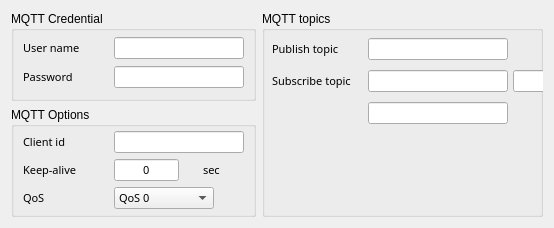
            <widget class="QWidget" name="mqtt_tab">
             <attribute name="title">
              <string>MQTT options</string>
             </attribute>
             <layout class="QGridLayout" name="gridLayout_5">
              <item row="0" column="0">
               <widget class="QGroupBox" name="groupBox_3">
                <property name="minimumSize">
                 <size>
                  <width>240</width>
                  <height>90</height>
                 </size>
                </property>
                <property name="maximumSize">
                 <size>
                  <width>250</width>
                  <height>90</height>
                 </size>
                </property>
                <property name="title">
                 <string>MQTT Credential</string>
                </property>
                <layout class="QGridLayout" name="gridLayout_51">
                 <property name="topMargin">
                  <number>2</number>
                 </property>
                 <property name="bottomMargin">
                  <number>6</number>
                 </property>
                 <property name="verticalSpacing">
                  <number>3</number>
                 </property>
                 <item row="0" column="0">
                  <widget class="QLabel" name="label_mqtt_username">
                   <property name="minimumSize">
                    <size>
                     <width>85</width>
                     <height>0</height>
                    </size>
                   </property>
                   <property name="maximumSize">
                    <size>
                     <width>85</width>
                     <height>16777215</height>
                    </size>
                   </property>
                   <property name="font">
                    <font>
                     <family>맑은 고딕</family>
                     <pointsize>8</pointsize>
                    </font>
                   </property>
                   <property name="text">
                    <string>User name</string>
                   </property>
                  </widget>
                 </item>
                 <item row="0" column="1">
                  <widget class="QLineEdit" name="lineedit_mqtt_username">
                   <property name="minimumSize">
                    <size>
                     <width>130</width>
                     <height>22</height>
                    </size>
                   </property>
                   <property name="maximumSize">
                    <size>
                     <width>150</width>
                     <height>22</height>
                    </size>
                   </property>
                   <property name="font">
                    <font>
                     <family>맑은 고딕</family>
                     <pointsize>8</pointsize>
                    </font>
                   </property>
                   <property name="toolTip">
                    <string/>
                   </property>
                   <property name="text">
                    <string/>
                   </property>
                   <property name="maxLength">
                    <number>128</number>
                   </property>
                   <property name="frame">
                    <bool>true</bool>
                   </property>
                   <property name="alignment">
                    <set>Qt::AlignCenter</set>
                   </property>
                  </widget>
                 </item>
                 <item row="1" column="0">
                  <widget class="QLabel" name="label_mqtt_password">
                   <property name="minimumSize">
                    <size>
                     <width>85</width>
                     <height>0</height>
                    </size>
                   </property>
                   <property name="maximumSize">
                    <size>
                     <width>85</width>
                     <height>16777215</height>
                    </size>
                   </property>
                   <property name="font">
                    <font>
                     <family>맑은 고딕</family>
                     <pointsize>8</pointsize>
                    </font>
                   </property>
                   <property name="text">
                    <string>Password</string>
                   </property>
                  </widget>
                 </item>
                 <item row="1" column="1">
                  <widget class="QLineEdit" name="lineedit_mqtt_password">
                   <property name="minimumSize">
                    <size>
                     <width>130</width>
                     <height>22</height>
                    </size>
                   </property>
                   <property name="maximumSize">
                    <size>
                     <width>150</width>
                     <height>22</height>
                    </size>
                   </property>
                   <property name="font">
                    <font>
                     <family>맑은 고딕</family>
                     <pointsize>8</pointsize>
                    </font>
                   </property>
                   <property name="toolTip">
                    <string/>
                   </property>
                   <property name="text">
                    <string/>
                   </property>
                   <property name="maxLength">
                    <number>128</number>
                   </property>
                   <property name="frame">
                    <bool>true</bool>
                   </property>
                   <property name="alignment">
                    <set>Qt::AlignCenter</set>
                   </property>
                  </widget>
                 </item>
                </layout>
               </widget>
              </item>
              <item row="0" column="1" rowspan="2">
               <widget class="QGroupBox" name="groupBox_5">
                <property name="minimumSize">
                 <size>
                  <width>281</width>
                  <height>150</height>
                 </size>
                </property>
                <property name="maximumSize">
                 <size>
                  <width>400</width>
                  <height>300</height>
                 </size>
                </property>
                <property name="title">
                 <string>MQTT topics</string>
                </property>
                <widget class="QLabel" name="localip_label_4">
                 <property name="geometry">
                  <rect>
                   <x>10</x>
                   <y>27</y>
                   <width>90</width>
                   <height>22</height>
                  </rect>
                 </property>
                 <property name="minimumSize">
                  <size>
                   <width>90</width>
                   <height>22</height>
                  </size>
                 </property>
                 <property name="maximumSize">
                  <size>
                   <width>90</width>
                   <height>22</height>
                  </size>
                 </property>
                 <property name="font">
                  <font>
                   <family>맑은 고딕</family>
                   <pointsize>8</pointsize>
                  </font>
                 </property>
                 <property name="text">
                  <string>Publish topic</string>
                 </property>
                </widget>
                <widget class="QLineEdit" name="lineedit_mqtt_pubtopic">
                 <property name="geometry">
                  <rect>
                   <x>106</x>
                   <y>27</y>
                   <width>140</width>
                   <height>22</height>
                  </rect>
                 </property>
                 <property name="minimumSize">
                  <size>
                   <width>140</width>
                   <height>22</height>
                  </size>
                 </property>
                 <property name="maximumSize">
                  <size>
                   <width>160</width>
                   <height>22</height>
                  </size>
                 </property>
                 <property name="font">
                  <font>
                   <family>맑은 고딕</family>
                   <pointsize>8</pointsize>
                  </font>
                 </property>
                 <property name="toolTip">
                  <string/>
                 </property>
                 <property name="text">
                  <string/>
                 </property>
                 <property name="maxLength">
                  <number>128</number>
                 </property>
                 <property name="frame">
                  <bool>true</bool>
                 </property>
                 <property name="alignment">
                  <set>Qt::AlignCenter</set>
                 </property>
                 <property name="placeholderText">
                  <string/>
                 </property>
                </widget>
                <widget class="QLabel" name="localip_label_5">
                 <property name="geometry">
                  <rect>
                   <x>10</x>
                   <y>59</y>
                   <width>90</width>
                   <height>22</height>
                  </rect>
                 </property>
                 <property name="minimumSize">
                  <size>
                   <width>90</width>
                   <height>22</height>
                  </size>
                 </property>
                 <property name="maximumSize">
                  <size>
                   <width>90</width>
                   <height>22</height>
                  </size>
                 </property>
                 <property name="font">
                  <font>
                   <family>맑은 고딕</family>
                   <pointsize>8</pointsize>
                  </font>
                 </property>
                 <property name="text">
                  <string>Subscribe topic</string>
                 </property>
                </widget>
                <widget class="QLineEdit" name="lineedit_mqtt_subtopic_0">
                 <property name="geometry">
                  <rect>
                   <x>106</x>
                   <y>59</y>
                   <width>140</width>
                   <height>22</height>
                  </rect>
                 </property>
                 <property name="minimumSize">
                  <size>
                   <width>140</width>
                   <height>22</height>
                  </size>
                 </property>
                 <property name="maximumSize">
                  <size>
                   <width>160</width>
                   <height>22</height>
                  </size>
                 </property>
                 <property name="font">
                  <font>
                   <family>맑은 고딕</family>
                   <pointsize>8</pointsize>
                  </font>
                 </property>
                 <property name="toolTip">
                  <string/>
                 </property>
                 <property name="text">
                  <string/>
                 </property>
                 <property name="maxLength">
                  <number>128</number>
                 </property>
                 <property name="frame">
                  <bool>true</bool>
                 </property>
                 <property name="alignment">
                  <set>Qt::AlignCenter</set>
                 </property>
                 <property name="placeholderText">
                  <string/>
                 </property>
                </widget>
                <widget class="QLineEdit" name="lineedit_mqtt_subtopic_1">
                 <property name="geometry">
                  <rect>
                   <x>251</x>
                   <y>59</y>
                   <width>140</width>
                   <height>22</height>
                  </rect>
                 </property>
                 <property name="minimumSize">
                  <size>
                   <width>140</width>
                   <height>22</height>
                  </size>
                 </property>
                 <property name="maximumSize">
                  <size>
                   <width>160</width>
                   <height>22</height>
                  </size>
                 </property>
                 <property name="font">
                  <font>
                   <family>맑은 고딕</family>
                   <pointsize>8</pointsize>
                  </font>
                 </property>
                 <property name="toolTip">
                  <string/>
                 </property>
                 <property name="text">
                  <string/>
                 </property>
                 <property name="maxLength">
                  <number>128</number>
                 </property>
                 <property name="frame">
                  <bool>true</bool>
                 </property>
                 <property name="alignment">
                  <set>Qt::AlignCenter</set>
                 </property>
                 <property name="placeholderText">
                  <string/>
                 </property>
                </widget>
                <widget class="QLineEdit" name="lineedit_mqtt_subtopic_2">
                 <property name="geometry">
                  <rect>
                   <x>106</x>
                   <y>91</y>
                   <width>140</width>
                   <height>22</height>
                  </rect>
                 </property>
                 <property name="minimumSize">
                  <size>
                   <width>140</width>
                   <height>22</height>
                  </size>
                 </property>
                 <property name="maximumSize">
                  <size>
                   <width>160</width>
                   <height>22</height>
                  </size>
                 </property>
                 <property name="font">
                  <font>
                   <family>맑은 고딕</family>
                   <pointsize>8</pointsize>
                  </font>
                 </property>
                 <property name="toolTip">
                  <string/>
                 </property>
                 <property name="text">
                  <string/>
                 </property>
                 <property name="maxLength">
                  <number>128</number>
                 </property>
                 <property name="frame">
                  <bool>true</bool>
                 </property>
                 <property name="alignment">
                  <set>Qt::AlignCenter</set>
                 </property>
                </widget>
               </widget>
              </item>
              <item row="1" column="0">
               <widget class="QGroupBox" name="groupBox_8">
                <property name="minimumSize">
                 <size>
                  <width>240</width>
                  <height>110</height>
                 </size>
                </property>
                <property name="maximumSize">
                 <size>
                  <width>250</width>
                  <height>140</height>
                 </size>
                </property>
                <property name="title">
                 <string>MQTT Options</string>
                </property>
                <layout class="QGridLayout" name="gridLayout_49">
                 <property name="topMargin">
                  <number>2</number>
                 </property>
                 <property name="bottomMargin">
                  <number>3</number>
                 </property>
                 <property name="verticalSpacing">
                  <number>4</number>
                 </property>
                 <item row="2" column="1" colspan="2">
                  <widget class="QComboBox" name="combobox_mqtt_qos">
                   <property name="minimumSize">
                    <size>
                     <width>100</width>
                     <height>22</height>
                    </size>
                   </property>
                   <property name="maximumSize">
                    <size>
                     <width>100</width>
                     <height>22</height>
                    </size>
                   </property>
                   <property name="font">
                    <font>
                     <family>맑은 고딕</family>
                     <pointsize>8</pointsize>
                    </font>
                   </property>
                   <property name="currentText">
                    <string>QoS 0</string>
                   </property>
                   <property name="sizeAdjustPolicy">
                    <enum>QComboBox::AdjustToContents</enum>
                   </property>
                   <item>
                    <property name="text">
                     <string>QoS 0</string>
                    </property>
                   </item>
                   <item>
                    <property name="text">
                     <string>QoS 1</string>
                    </property>
                   </item>
                   <item>
                    <property name="text">
                     <string>QoS 2</string>
                    </property>
                   </item>
                  </widget>
                 </item>
                 <item row="2" column="0">
                  <widget class="QLabel" name="label_mqtt_qos">
                   <property name="minimumSize">
                    <size>
                     <width>85</width>
                     <height>0</height>
                    </size>
                   </property>
                   <property name="maximumSize">
                    <size>
                     <width>85</width>
                     <height>16777215</height>
                    </size>
                   </property>
                   <property name="font">
                    <font>
                     <family>맑은 고딕</family>
                     <pointsize>8</pointsize>
                    </font>
                   </property>
                   <property name="text">
                    <string>QoS</string>
                   </property>
                  </widget>
                 </item>
                 <item row="0" column="1" colspan="2">
                  <widget class="QLineEdit" name="lineedit_mqtt_clientid">
                   <property name="minimumSize">
                    <size>
                     <width>130</width>
                     <height>22</height>
                    </size>
                   </property>
                   <property name="maximumSize">
                    <size>
                     <width>150</width>
                     <height>22</height>
                    </size>
                   </property>
                   <property name="font">
                    <font>
                     <family>맑은 고딕</family>
                     <pointsize>8</pointsize>
                    </font>
                   </property>
                   <property name="toolTip">
                    <string/>
                   </property>
                   <property name="text">
                    <string/>
                   </property>
                   <property name="maxLength">
                    <number>128</number>
                   </property>
                   <property name="frame">
                    <bool>true</bool>
                   </property>
                   <property name="alignment">
                    <set>Qt::AlignCenter</set>
                   </property>
                  </widget>
                 </item>
                 <item row="1" column="0">
                  <widget class="QLabel" name="label_mqtt_keepalive">
                   <property name="minimumSize">
                    <size>
                     <width>85</width>
                     <height>0</height>
                    </size>
                   </property>
                   <property name="maximumSize">
                    <size>
                     <width>85</width>
                     <height>16777215</height>
                    </size>
                   </property>
                   <property name="font">
                    <font>
                     <family>맑은 고딕</family>
                     <pointsize>8</pointsize>
                    </font>
                   </property>
                   <property name="text">
                    <string>Keep-alive</string>
                   </property>
                  </widget>
                 </item>
                 <item row="1" column="1">
                  <widget class="QLineEdit" name="lineedit_mqtt_keepalive">
                   <property name="minimumSize">
                    <size>
                     <width>65</width>
                     <height>22</height>
                    </size>
                   </property>
                   <property name="maximumSize">
                    <size>
                     <width>65</width>
                     <height>22</height>
                    </size>
                   </property>
                   <property name="font">
                    <font>
                     <family>맑은 고딕</family>
                     <pointsize>8</pointsize>
                    </font>
                   </property>
                   <property name="toolTip">
                    <string>&lt;html&gt;&lt;head/&gt;&lt;body&gt;&lt;p&gt;1~65535 (ms)&lt;/p&gt;&lt;/body&gt;&lt;/html&gt;</string>
                   </property>
                   <property name="text">
                    <string>0</string>
                   </property>
                   <property name="maxLength">
                    <number>5</number>
                   </property>
                   <property name="alignment">
                    <set>Qt::AlignCenter</set>
                   </property>
                  </widget>
                 </item>
                 <item row="1" column="2">
                  <widget class="QLabel" name="label_214">
                   <property name="minimumSize">
                    <size>
                     <width>30</width>
                     <height>22</height>
                    </size>
                   </property>
                   <property name="maximumSize">
                    <size>
                     <width>30</width>
                     <height>22</height>
                    </size>
                   </property>
                   <property name="font">
                    <font>
                     <family>맑은 고딕</family>
                     <pointsize>8</pointsize>
                    </font>
                   </property>
                   <property name="text">
                    <string>sec</string>
                   </property>
                  </widget>
                 </item>
                 <item row="0" column="0">
                  <widget class="QLabel" name="label_mqtt_clientid">
                   <property name="minimumSize">
                    <size>
                     <width>85</width>
                     <height>0</height>
                    </size>
                   </property>
                   <property name="maximumSize">
                    <size>
                     <width>85</width>
                     <height>16777215</height>
                    </size>
                   </property>
                   <property name="font">
                    <font>
                     <family>맑은 고딕</family>
                     <pointsize>8</pointsize>
                    </font>
                   </property>
                   <property name="text">
                    <string>Client id</string>
                   </property>
                  </widget>
                 </item>
                </layout>
               </widget>
              </item>
             </layout>
            </widget>
